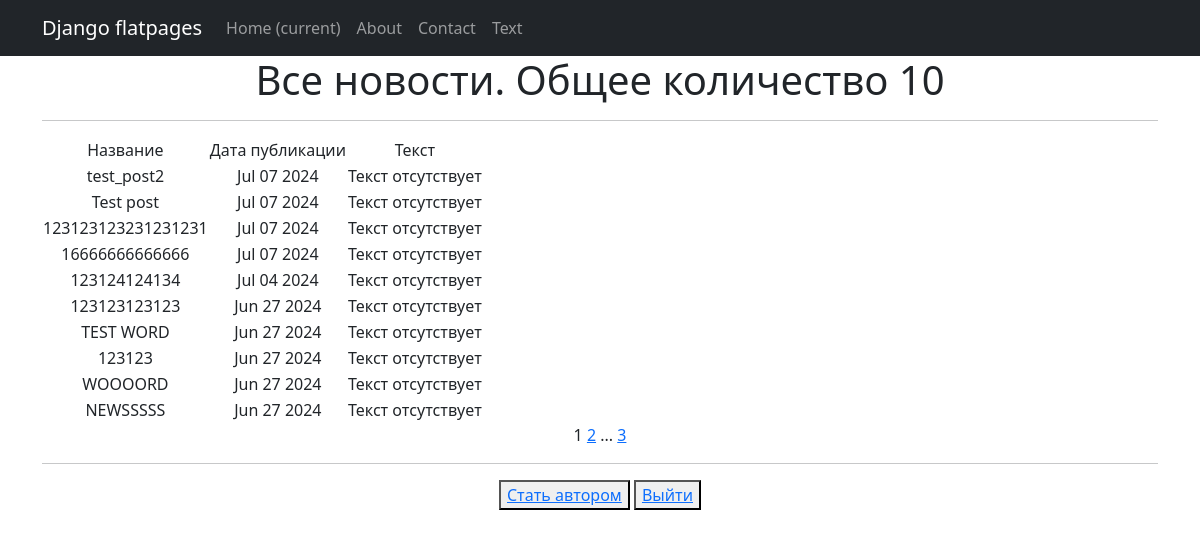
The page /news/ (signed in) on the database its author committed.
### news/models.py (models this page shows, shortened)
class Post(models.Model):
    article = 'статья'
    news = 'новость'
    POSITIONS = [
        (article, 'article'),
        (news, 'news'),
    ]
    author = models.ForeignKey(Author, on_delete=models.CASCADE)
    news = models.CharField(max_length=55, choices=POSITIONS, default='новость')
    time_in = models.DateTimeField(auto_now_add=True)
    products = models.ManyToManyField(Category, through='PostCategory')
    title_news = models.CharField(max_length=55)
    text_news = models.TextField(default="Текст отсутствует")
    post_reiting = models.IntegerField(default=0)

### news/views.py (the view)
# urls.py: path('news/', ProductList.as_view(), name='news_list'),
class ProductList(LoginRequiredMixin, ListView):
    model = Post
    ordering = '-time_in'
    template_name = 'news.html'
    context_object_name = 'news'
    paginate_by = 10
    def get_context_data(self, **kwargs):
        context = super().get_context_data(**kwargs)
        context['time_now'] = datetime.utcnow()
        context['next_sale'] = None
        context['is_not_premium'] = not self.request.user.groups.filter(name='premium').exists()
        return context

### news/templatetags/custom_filters.py (called while the page is built)
@register.filter()
def censorship(text):
   STOP_LIST = [
       'мат',
       'редиска',
       'сук',
   ]
   for word in STOP_LIST:
      if word in text:
          text = text.lower().replace(word.lower(), word[0]+'***')
   return f'{text}'

### templates/news.html (shortened to what this page needs)
{% extends 'flatpages/default.html' %}
{% load custom_filters %}!
{% load custom_tags %}
{% block content %}
<h1>Все новости. Общее количество {{news|length}}</h1>
<hr>
{% if news %}
<table>
    <tr>
        <td> Название</td>
        <td> Дата публикации</td>
        <td> Текст</td>
    </tr>
    {% for news in news %}
    <tr>
        <td>{{ news.title_news|censorship }}</td>
        <td>{{ news.time_in|date:'M d Y' }}</td>
        <td>{{ news.text_news|censorship}}</td>
    </tr>
    {% endfor %}
</table>
{% else %}
<h2>Статей нет!</h2>
{% endif %}
{{ page_obj.number }}
{% if page_obj.has_next %}
<a href="?page={{ page_obj.next_page_number }}">{{ page_obj.next_page_number }}</a>
{% if paginator.num_pages != page_obj.next_page_number %}
...
<a href="?page={{ page_obj.paginator.num_pages }}">{{ page_obj.paginator.num_pages }}</a>
{% endif %}
{% endif %}
<hr>
{% if is_not_premium %}
<button> <a href="news/upgrade/"> Стать автором</a> </button>
{% endif %}
<button> <a href="accounts/">Выйти</a> </button>
{% endblock content %}

### rows shown on the page
Post: title_news|censorship "test_post2", time_in "Jul 07 2024", text_news|censorship "Текст отсутствует"
Post: title_news|censorship "Test post", time_in "Jul 07 2024", text_news|censorship "Текст отсутствует"
Post: title_news|censorship "123123123231231231", time_in "Jul 07 2024", text_news|censorship "Текст отсутствует"
Post: title_news|censorship "16666666666666", time_in "Jul 07 2024", text_news|censorship "Текст отсутствует"
Post: title_news|censorship "123124124134", time_in "Jul 04 2024", text_news|censorship "Текст отсутствует"
Post: title_news|censorship "123123123123", time_in "Jun 27 2024", text_news|censorship "Текст отсутствует"
Post: title_news|censorship "TEST WORD", time_in "Jun 27 2024", text_news|censorship "Текст отсутствует"
Post: title_news|censorship "123123", time_in "Jun 27 2024", text_news|censorship "Текст отсутствует"
Post: title_news|censorship "WOOOORD", time_in "Jun 27 2024", text_news|censorship "Текст отсутствует"
Post: title_news|censorship "NEWSSSSS", time_in "Jun 27 2024", text_news|censorship "Текст отсутствует"

### other values the page prints
{{ news|length }} "10"
{{ page_obj.number }} "1"
{{ page_obj.next_page_number }} "2"
{{ page_obj.paginator.num_pages }} "3"
